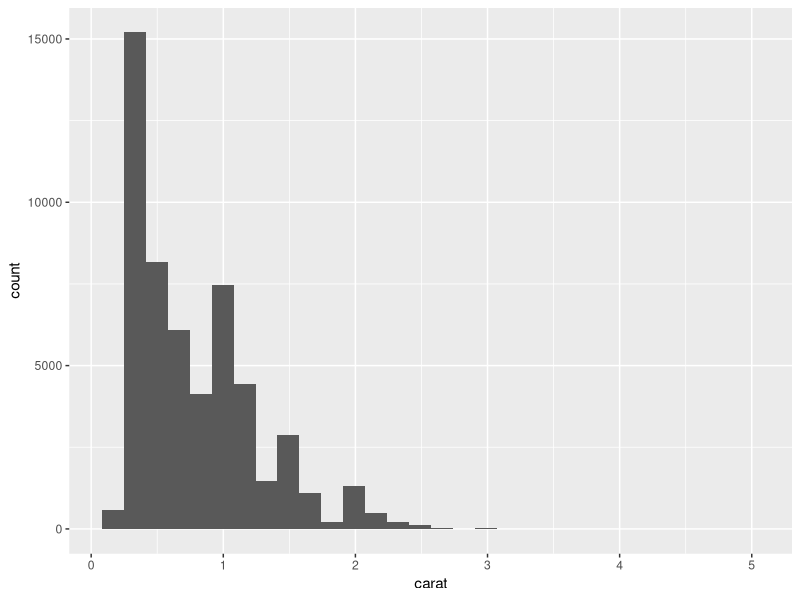
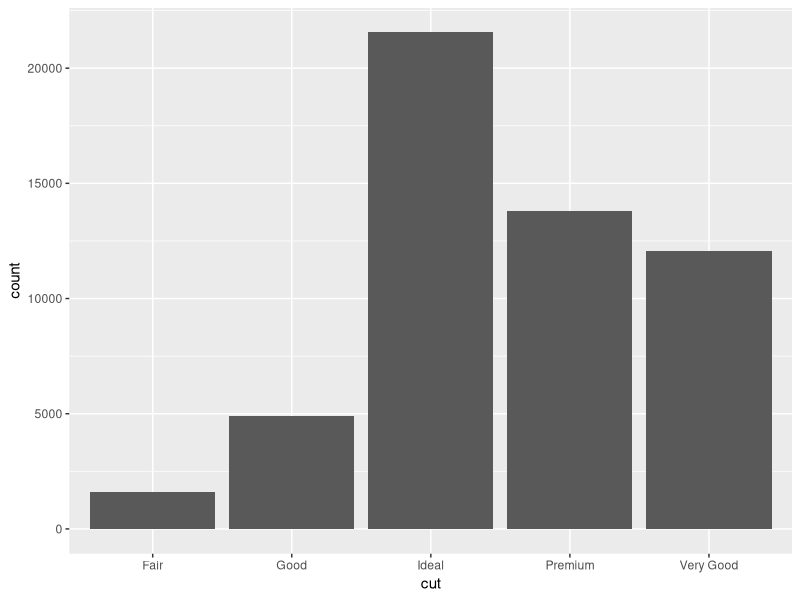
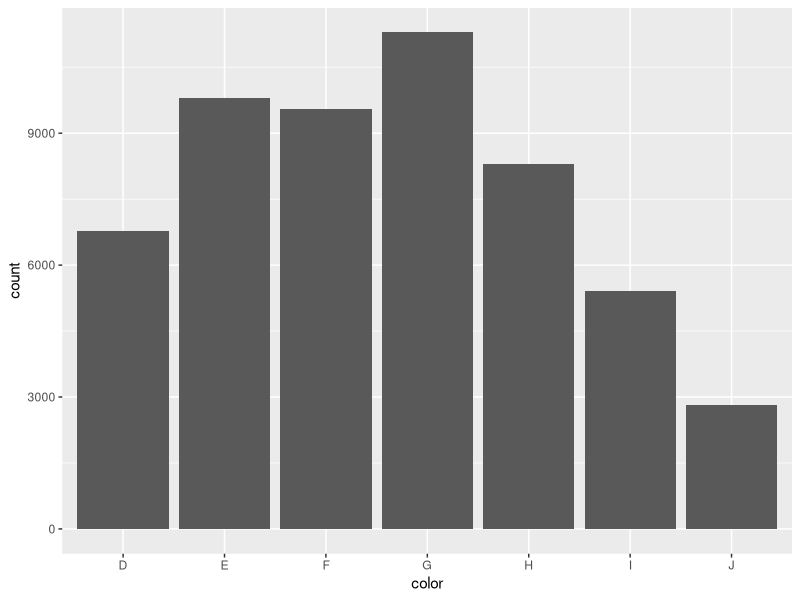
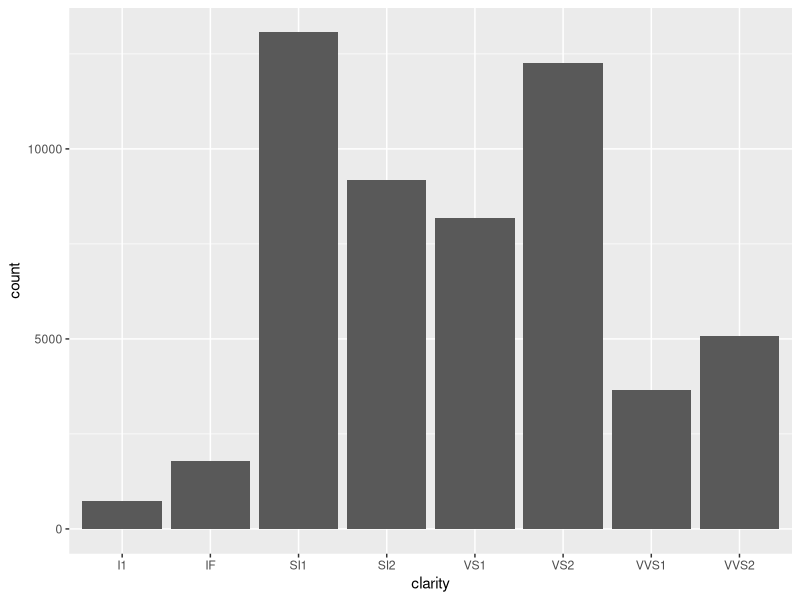
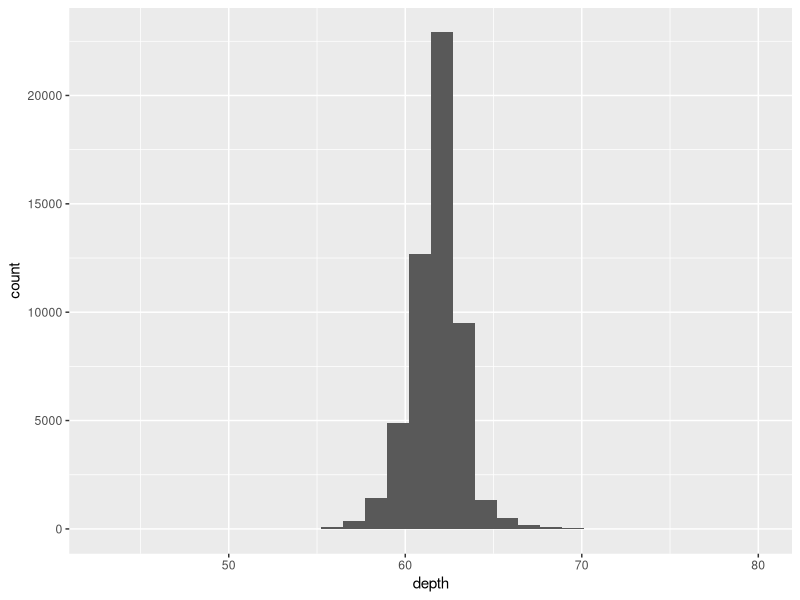
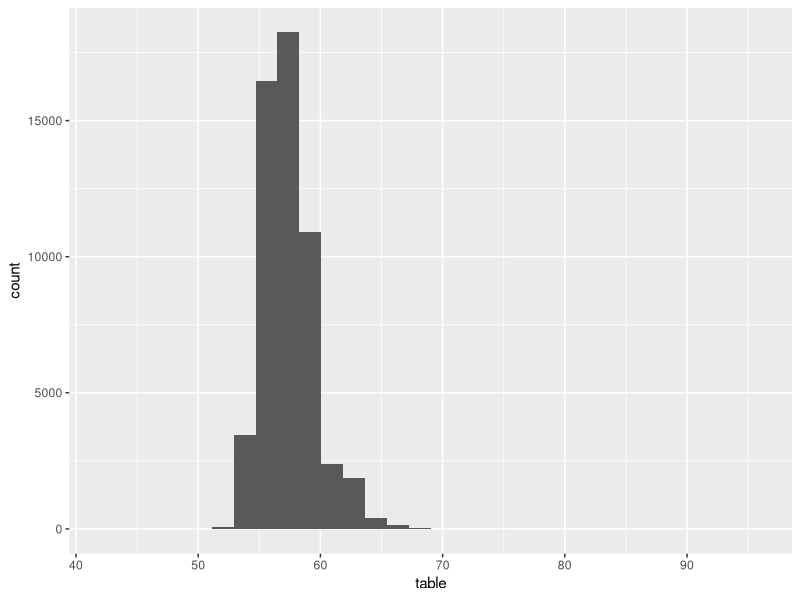
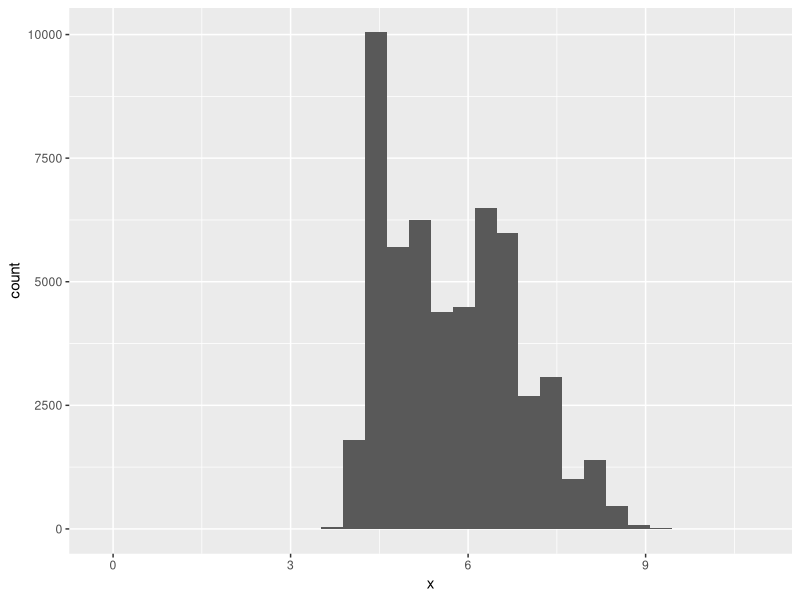
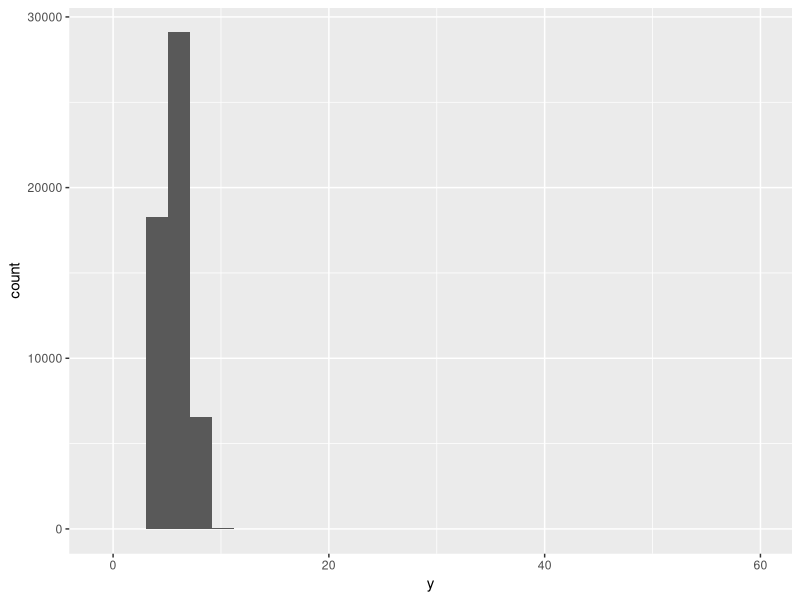

Recreate these plots in R, in order.
#### One variable EDA function ####

# if var = numeric: histogram / if var = char: bar-plot
# require dplyr, purrr libraries
library(tidyverse)

# example data: diamonds data
mydata <- diamonds

# define function
one_var_eda <- function(data) {
  
  # save var names in list
  data_var = as.list(names(data))
  
  # dplyr & purrr characterize
  data = data %>%
    map_if(~ inherits(.x, 'factor'), ~ as.character(.x)) %>%
    bind_cols()
  
  # iteratively create plot by var type
  for(i in seq_along(data_var)) {
    
    # if var type = numeric: histogram
    if(class(data[[i]]) == 'numeric') { 
      gg = ggplot(data = data, aes_string(x = data_var[[i]])) +
        geom_histogram()
      print(gg)
      # save plot file in png by paste0
      ggsave(filename = paste0('EDA_plot_', i, '.png'), plot = gg)
      
    # if var type = char : bar-plot
    } else if (class(data[[i]]) == 'character') {
      gg = ggplot(data = data, aes_string(x = data_var[[i]])) +
        geom_bar()
      print(gg)
      # save plot file in png by sprintf
      ggsave(filename = sprintf('EDA_plot_%d.png', i), plot = gg)
    }
  }
}

# test the result
one_var_eda(mydata)

## another charaterize method

# # Base R
# mydata <- mydata %>%
#   lapply(function(x){
#     if(inherits(x, 'factor')) 
#       x = as.character()
#     return(x)
#   }) %>%
#   data.frame(., stringsAsFactors = FALSE)
# 
# # for loop
# charaterize = function(.data){
#   for(i in seq_along(.data)){
#     if(inherits(.data[[i]], 'factor'))
#       .data[[i]] = as.character(.data[[i]])
#   }
#   .data
# }
# 
# charaterize(mydata)